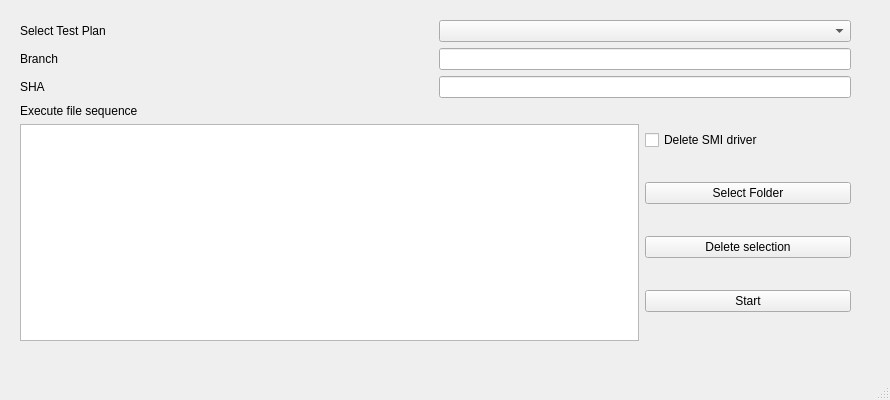
<?xml version="1.0" encoding="UTF-8"?>
<ui version="4.0">
 <class>MainWindow</class>
 <widget class="QMainWindow" name="MainWindow">
  <property name="geometry">
   <rect>
    <x>0</x>
    <y>0</y>
    <width>890</width>
    <height>400</height>
   </rect>
  </property>
  <property name="minimumSize">
   <size>
    <width>890</width>
    <height>400</height>
   </size>
  </property>
  <property name="windowTitle">
   <string>MainWindow</string>
  </property>
  <widget class="QWidget" name="centralwidget">
   <widget class="QWidget" name="verticalLayoutWidget">
    <property name="geometry">
     <rect>
      <x>20</x>
      <y>20</y>
      <width>831</width>
      <height>321</height>
     </rect>
    </property>
    <layout class="QVBoxLayout" name="verticalLayout" stretch="1,1,1,6">
     <item>
      <layout class="QHBoxLayout" name="horizontalLayout">
       <item>
        <widget class="QLabel" name="label">
         <property name="text">
          <string>Select Test Plan</string>
         </property>
        </widget>
       </item>
       <item>
        <widget class="QComboBox" name="comboBox"/>
       </item>
      </layout>
     </item>
     <item>
      <layout class="QHBoxLayout" name="horizontalLayout_2" stretch="1,1">
       <item>
        <widget class="QLabel" name="label_2">
         <property name="text">
          <string>Branch</string>
         </property>
        </widget>
       </item>
       <item>
        <widget class="QLineEdit" name="lineEdit"/>
       </item>
      </layout>
     </item>
     <item>
      <layout class="QHBoxLayout" name="horizontalLayout_3" stretch="1,1">
       <item>
        <widget class="QLabel" name="label_3">
         <property name="text">
          <string>SHA</string>
         </property>
        </widget>
       </item>
       <item>
        <widget class="QLineEdit" name="lineEdit_2"/>
       </item>
      </layout>
     </item>
     <item>
      <layout class="QHBoxLayout" name="horizontalLayout_4" stretch="3,1">
       <item>
        <layout class="QVBoxLayout" name="verticalLayout_2">
         <item>
          <widget class="QLabel" name="label_4">
           <property name="text">
            <string>Execute file sequence </string>
           </property>
          </widget>
         </item>
         <item>
          <widget class="QListWidget" name="listWidget">
           <property name="dragEnabled">
            <bool>true</bool>
           </property>
           <property name="dragDropMode">
            <enum>QAbstractItemView::DragDrop</enum>
           </property>
           <property name="defaultDropAction">
            <enum>Qt::MoveAction</enum>
           </property>
           <property name="selectionMode">
            <enum>QAbstractItemView::MultiSelection</enum>
           </property>
          </widget>
         </item>
        </layout>
       </item>
       <item>
        <layout class="QVBoxLayout" name="verticalLayout_3">
         <item>
          <widget class="QCheckBox" name="checkBox">
           <property name="text">
            <string>Delete SMI driver</string>
           </property>
          </widget>
         </item>
         <item>
          <widget class="QPushButton" name="pushButton_3">
           <property name="text">
            <string>Select Folder</string>
           </property>
          </widget>
         </item>
         <item>
          <widget class="QPushButton" name="pushButton_2">
           <property name="text">
            <string>Delete selection</string>
           </property>
          </widget>
         </item>
         <item>
          <widget class="QPushButton" name="pushButton">
           <property name="text">
            <string>Start</string>
           </property>
          </widget>
         </item>
        </layout>
       </item>
      </layout>
     </item>
    </layout>
   </widget>
  </widget>
  <widget class="QMenuBar" name="menubar">
   <property name="geometry">
    <rect>
     <x>0</x>
     <y>0</y>
     <width>890</width>
     <height>25</height>
    </rect>
   </property>
  </widget>
  <widget class="QStatusBar" name="statusbar"/>
 </widget>
 <resources/>
 <connections/>
</ui>
